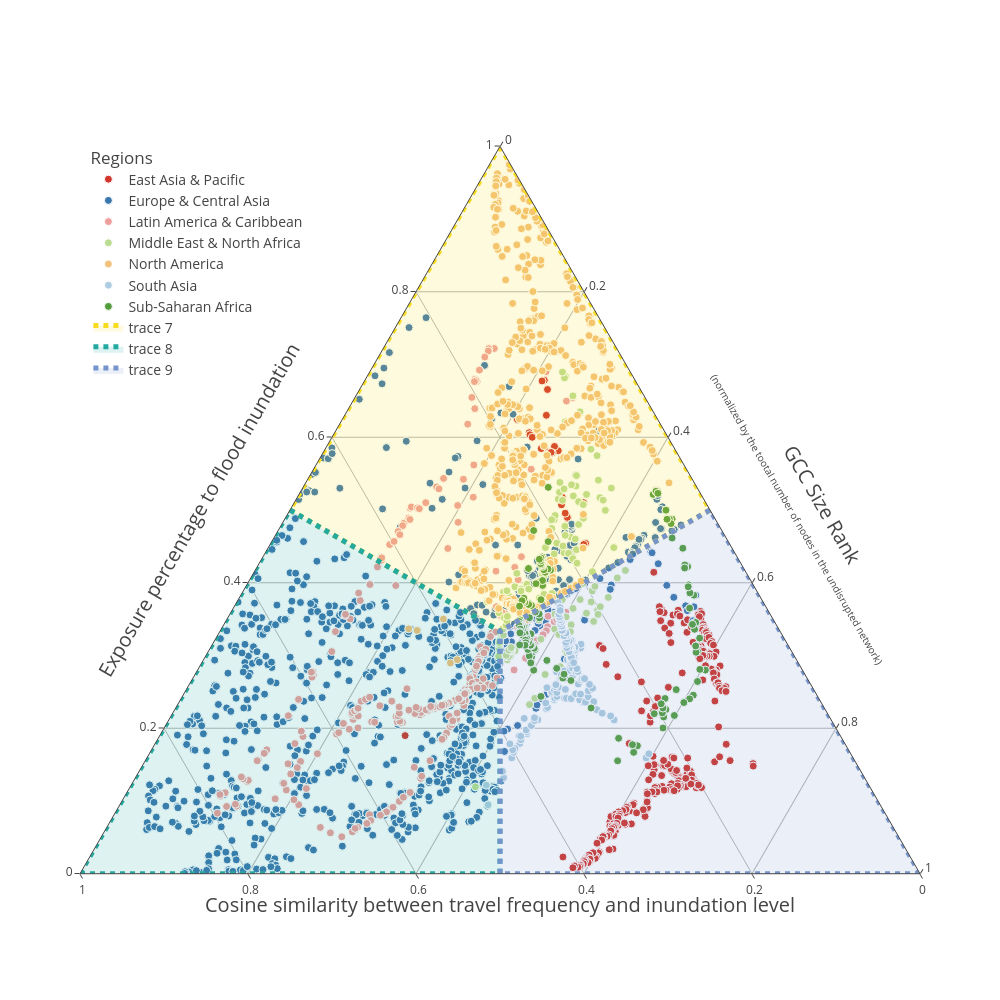

Here is the notebook cell this chart was saved with:
### Markdown cell above
---
## Figure 4b — Ternary Phase Diagram

**Three axes (all converted to percentile ranks 0–1):**
- **Exposure** (`exposure_rk`) — direct flood exposure at RP 100
- **Cosine similarity** (`cosine_rk`) — travel-route vs. flood-direction alignment
  (high cosine = routes run parallel to flood extent → more vulnerable)
- **GCC size** (`gcc_size_rk`) — size of the giant connected component after
  flooding (normalised by node count); measures network fragmentation

**Figures produced:**
- Full global ternary scatter (all 2569 networks), coloured by WB region
- Ternary plot filtered to US Northeast high-cosine outlier networks
- Empty ternary reference frame for annotation in figure editing software

### Code cell
pio.templates.default = "none"

parameters_df_concat = pd.read_csv(f"{data_path}viz/3_ft_parameters_df.csv", index_col=0)

# Add country information
network_country_attri_df = pd.read_csv(f"{data_path}viz/net_4190_join_country_attri_raw.csv",
                                       index_col=0)
parameters_country_merge = pd.merge(parameters_df_concat,
                                    network_country_attri_df[['net_id', 'REGION_WB']],
                                    left_on='net_id',
                                    right_on='net_id')

# Convert parameter columns to percentile ranks
parameters_country_merge['exposure_rk'] = parameters_country_merge.exposure_rp100.rank(pct = True)
parameters_country_merge['cosine_rk'] = parameters_country_merge.cosine_depth30cm_freq90th_RP100.rank(pct = True)
parameters_country_merge['gcc_size_rk'] = parameters_country_merge.gcc_num_nodes_node_norm.rank(pct = True)

# 1. Define your custom color dictionary exactly as before
color_map = {
    "Europe & Central Asia": "rgb(59, 119, 175)",
    "North America": "rgb(244, 193, 123)",
    "East Asia & Pacific": "rgb(209, 53, 43)",
    "Middle East & North Africa": "rgb(187, 221, 147)",
    "South Asia": "rgb(174, 205, 226)",
    "Latin America & Caribbean": "rgb(238, 159, 156)",
    "Sub-Saharan Africa": "rgb(84, 157, 62)"
}

fig = go.Figure()

# 2. Loop through your regions and add them as individual traces
# This isolates the data, builds a clean legend, and uses native list arrays
for region, group_df in parameters_country_merge.groupby("REGION_WB"):
    # Fallback color if a region isn't in your dictionary keys
    trace_color = color_map.get(region, "rgb(128, 128, 128)") 
    
    fig.add_trace(go.Scatterternary(
        name=region,  # This assigns the group name cleanly to the legend box
        a=group_df["exposure_rk"].to_list(),
        b=group_df["cosine_rk"].to_list(),
        c=group_df["gcc_size_rk"].to_list(),
        mode="markers",
        marker=dict(
            size=8,
            color=trace_color,
            line=dict(width=1, color="white") # Adds sharp borders to the points
        )
    ))

# 3. Apply sizing parameters to match your original layout intent
fig.update_layout(
    width=1000,
    height=1000,
    legend=dict(
        title="Regions",
        x=0.01,          # move horizontally (1 = far right, 0 = left)
        y=0.8,           # vertical position
        xanchor="left",
        yanchor="middle",
        font=dict(size=14),
        bgcolor="rgba(255,255,255,0.5)"
    ),
    ternary=dict(
        aaxis=dict(title=""),
        baxis=dict(title=""),
        caxis=dict(title="")
    ),
    annotations=[
        # Bottom axis (between b and c)
        dict(
            text="Cosine similarity between travel frequency and inundation level",
            x=0.50, y=0.00,
            xref="paper", yref="paper",
            showarrow=False,
            font=dict(size=20)
        ),

        # Left axis
        dict(
            text="Exposure percentage to flood inundation",
            x=0.01, y=0.5,
            xref="paper", yref="paper",
            showarrow=False,
            textangle=-60,
            font=dict(size=20)
        ),

        # Right axis
        dict(
            text="GCC Size Rank<span style='font-size:10px'><br>(normalized by the tootal number of nodes in the undisrupted network)</span>",
            x=1.0, y=0.5,
            xref="paper", yref="paper",
            showarrow=False,
            textangle=60,
            font=dict(size=20)
        )
    ]
)

# Center point
center = dict(a=1/3, b=1/3, c=1/3)
exposure_travel_color = "247,219,30"
travel_connectivity_color = "36,169,161"
connectivity_exposure_color = "118,148,204"

# --- Top region (diamond-shaped area at the top vertex) ---
fig.add_trace(go.Scatterternary(
    a=[1, 1/2, center["a"], 1/2, 1],
    b=[0, 1/2, center["b"], 0, 0],
    c=[0, 0, center["c"], 1/2, 0],
    mode="lines",
    fill="toself",
    fillcolor=f"rgba({exposure_travel_color},0.15)",   
    line=dict(color=f"rgba({exposure_travel_color},1.0)", width=5,dash="dot"),
    hoverinfo="skip",
    showlegend=True
))

# --- Bottom-left region ---
fig.add_trace(go.Scatterternary(
    a=[0, 1/2, center["a"], 0, 0],
    b=[1, 1/2, center["b"], 1/2, 1],
    c=[0, 0, center["c"], 1/2, 0],
    mode="lines",
    fill="toself",
    fillcolor=f"rgba({travel_connectivity_color},0.15)",  
    line=dict(color=f"rgba({travel_connectivity_color},1.0)", width=5,dash="dot"),
    hoverinfo="skip",
    showlegend=True
))

# --- Bottom-right region ---
fig.add_trace(go.Scatterternary(
    a=[0, 1/2, center["a"], 0, 0],
    b=[0, 0, center["b"], 1/2, 0],
    c=[1, 1/2, center["c"], 1/2, 1],
    mode="lines",
    fill="toself",
    fillcolor=f"rgba({connectivity_exposure_color},0.15)",   
    line=dict(color=f"rgba({connectivity_exposure_color},1.0)", width=5,dash="dot"),
    hoverinfo="skip",
    showlegend=True
))

fig.show()

### Figure 1 — Plotly figure (JSON) as saved in the notebook; plotly's stock layout.template omitted (floating-point values rounded to 4 significant figures; data arrays with more than 128 entries replaced by an {"elided": "..."} marker saying what was removed)
{"data": [{"a": {"elided": "320 float values"}, "b": {"elided": "320 float values"}, "c": {"elided": "320 float values"}, "marker": {"color": "rgb(209, 53, 43)", "line": {"color": "white", "width": 1}, "size": 8}, "mode": "markers", "name": "East Asia & Pacific", "type": "scatterternary"}, {"a": {"elided": "910 float values"}, "b": {"elided": "910 float values"}, "c": {"elided": "910 float values"}, "marker": {"color": "rgb(59, 119, 175)", "line": {"color": "white", "width": 1}, "size": 8}, "mode": "markers", "name": "Europe & Central Asia", "type": "scatterternary"}, {"a": {"elided": "280 float values"}, "b": {"elided": "280 float values"}, "c": {"elided": "280 float values"}, "marker": {"color": "rgb(238, 159, 156)", "line": {"color": "white", "width": 1}, "size": 8}, "mode": "markers", "name": "Latin America & Caribbean", "type": "scatterternary"}, {"a": {"elided": "131 float values"}, "b": {"elided": "131 float values"}, "c": {"elided": "131 float values"}, "marker": {"color": "rgb(187, 221, 147)", "line": {"color": "white", "width": 1}, "size": 8}, "mode": "markers", "name": "Middle East & North Africa", "type": "scatterternary"}, {"a": {"elided": "475 float values"}, "b": {"elided": "475 float values"}, "c": {"elided": "475 float values"}, "marker": {"color": "rgb(244, 193, 123)", "line": {"color": "white", "width": 1}, "size": 8}, "mode": "markers", "name": "North America", "type": "scatterternary"}, {"a": {"elided": "143 float values"}, "b": {"elided": "143 float values"}, "c": {"elided": "143 float values"}, "marker": {"color": "rgb(174, 205, 226)", "line": {"color": "white", "width": 1}, "size": 8}, "mode": "markers", "name": "South Asia", "type": "scatterternary"}, {"a": {"elided": "148 float values"}, "b": {"elided": "148 float values"}, "c": {"elided": "148 float values"}, "marker": {"color": "rgb(84, 157, 62)", "line": {"color": "white", "width": 1}, "size": 8}, "mode": "markers", "name": "Sub-Saharan Africa", "type": "scatterternary"}, {"a": [1, 0.5, 0.3333, 0.5, 1], "b": [0, 0.5, 0.3333, 0, 0], "c": [0, 0, 0.3333, 0.5, 0], "fill": "toself", "fillcolor": "rgba(247,219,30,0.15)", "hoverinfo": "skip", "line": {"color": "rgba(247,219,30,1.0)", "dash": "dot", "width": 5}, "mode": "lines", "showlegend": true, "type": "scatterternary"}, {"a": [0, 0.5, 0.3333, 0, 0], "b": [1, 0.5, 0.3333, 0.5, 1], "c": [0, 0, 0.3333, 0.5, 0], "fill": "toself", "fillcolor": "rgba(36,169,161,0.15)", "hoverinfo": "skip", "line": {"color": "rgba(36,169,161,1.0)", "dash": "dot", "width": 5}, "mode": "lines", "showlegend": true, "type": "scatterternary"}, {"a": [0, 0.5, 0.3333, 0, 0], "b": [0, 0, 0.3333, 0.5, 0], "c": [1, 0.5, 0.3333, 0.5, 1], "fill": "toself", "fillcolor": "rgba(118,148,204,0.15)", "hoverinfo": "skip", "line": {"color": "rgba(118,148,204,1.0)", "dash": "dot", "width": 5}, "mode": "lines", "showlegend": true, "type": "scatterternary"}], "layout": {"annotations": [{"font": {"size": 20}, "showarrow": false, "text": "Cosine similarity between travel frequency and inundation level", "x": 0.5, "xref": "paper", "y": 0, "yref": "paper"}, {"font": {"size": 20}, "showarrow": false, "text": "Exposure percentage to flood inundation", "textangle": -60, "x": 0.01, "xref": "paper", "y": 0.5, "yref": "paper"}, {"font": {"size": 20}, "showarrow": false, "text": "GCC Size Rank<span style='font-size:10px'><br>(normalized by the tootal number of nodes in the undisrupted network)</span>", "textangle": 60, "x": 1, "xref": "paper", "y": 0.5, "yref": "paper"}], "height": 1000, "legend": {"bgcolor": "rgba(255,255,255,0.5)", "font": {"size": 14}, "title": {"text": "Regions"}, "x": 0.01, "xanchor": "left", "y": 0.8, "yanchor": "middle"}, "ternary": {"aaxis": {"title": {"text": ""}}, "baxis": {"title": {"text": ""}}, "caxis": {"title": {"text": ""}}}, "width": 1000}}
